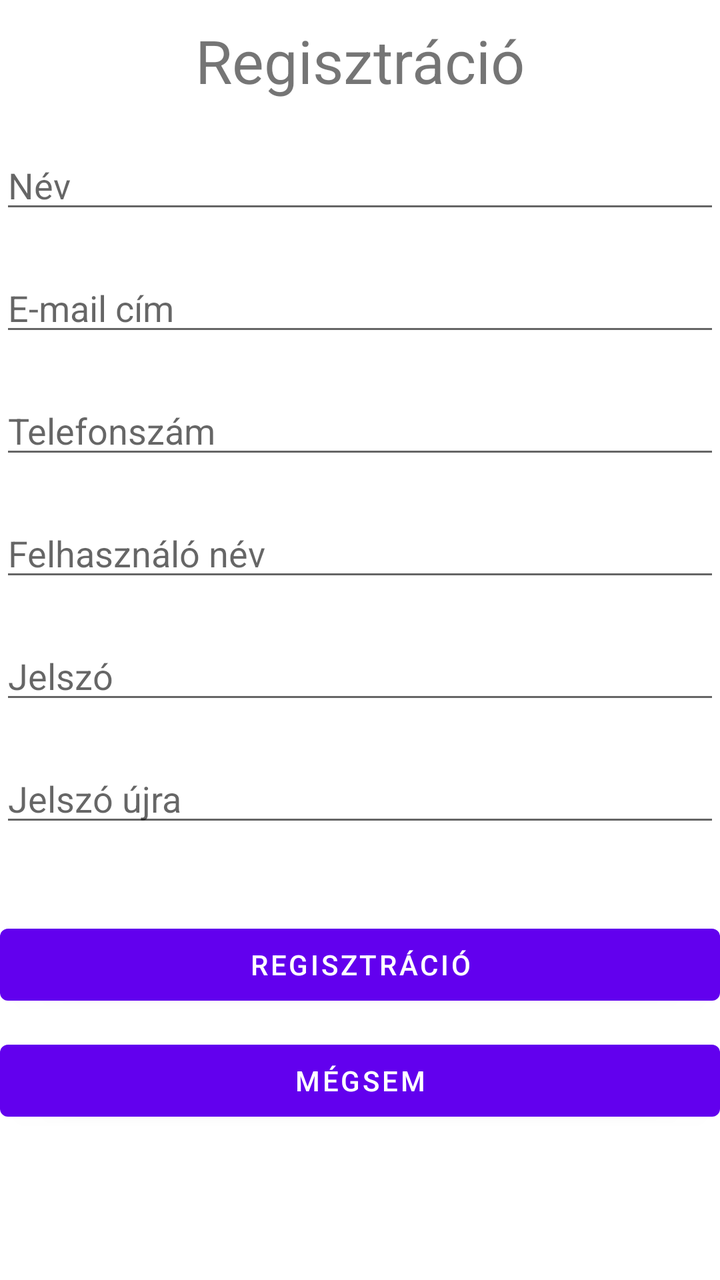
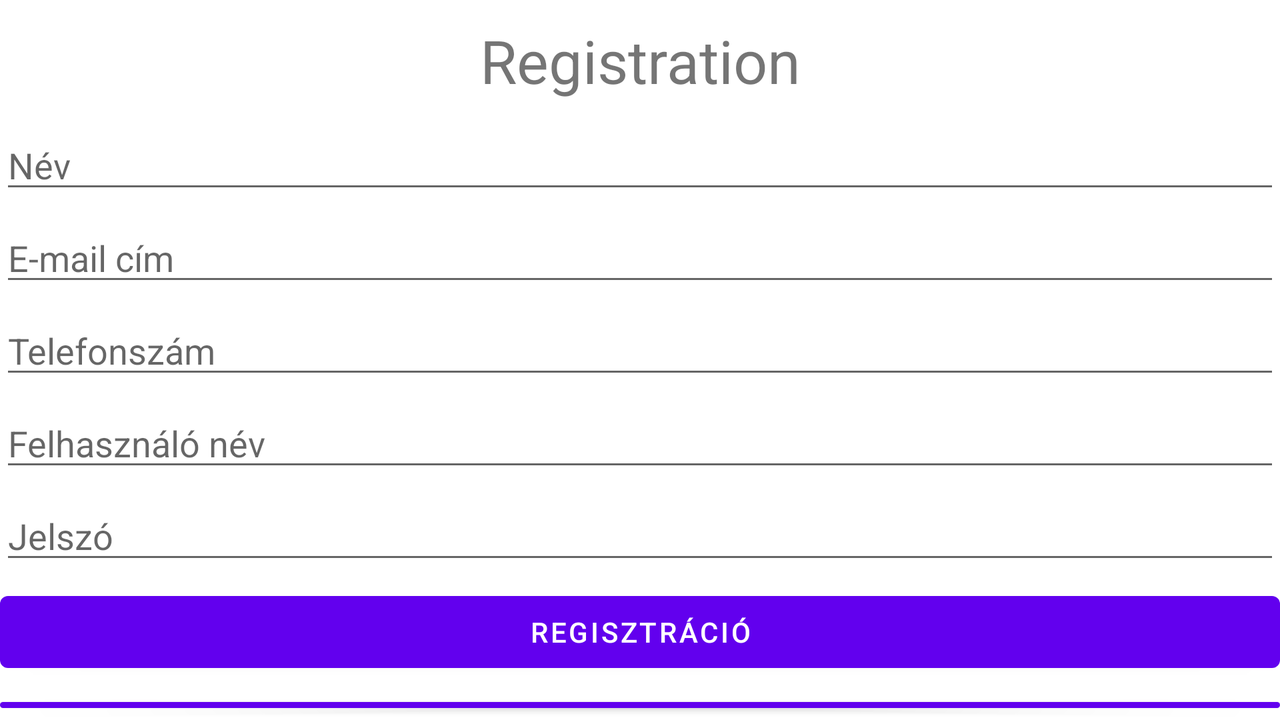

The same Android screen from two of the app's own layout files: first res/layout/ as a phone draws it, then the repository's variant for another configuration, drawn on a device whose configuration selects that folder. Both files follow.
<!-- AndroidManifest.xml: application theme Theme.MyApplication -->
<!-- res/layout/activity_register.xml -->
<?xml version="1.0" encoding="utf-8"?>
<LinearLayout xmlns:android="http://schemas.android.com/apk/res/android"
    xmlns:app="http://schemas.android.com/apk/res-auto"
    android:layout_width="match_parent"
    android:layout_height="match_parent"
    xmlns:tools="http://schemas.android.com/tools"
    android:background="@drawable/gelbg"
    android:orientation="vertical">

    <TextView
        android:id="@+id/registration"
        android:layout_width="match_parent"
        android:layout_height="wrap_content"
        android:layout_marginTop="10dp"
        android:text="Regisztráció"
        android:textAlignment="center"
        android:textSize="30dp" />

    <EditText
        android:id="@+id/editTextNameRegister"
        android:layout_width="match_parent"
        android:layout_height="wrap_content"
        android:ems="10"
        android:layout_marginTop="20dp"
        android:hint="@string/name"
        android:inputType="text"
        tools:layout_editor_absoluteX="16dp" />

    <EditText
        android:id="@+id/editTextEmailAddress"
        android:layout_width="match_parent"
        android:layout_height="wrap_content"
        android:ems="10"
        android:layout_marginTop="20dp"
        android:hint="@string/e_mail_address"
        android:inputType="textEmailAddress"
        tools:layout_editor_absoluteX="16dp" />

    <EditText
        android:id="@+id/editTextPhoneNumber"
        android:layout_width="match_parent"
        android:layout_height="wrap_content"
        android:ems="10"
        android:layout_marginTop="20dp"
        android:hint="@string/phone_number"
        android:inputType="phone"
        tools:layout_editor_absoluteX="16dp" />

    <EditText
        android:id="@+id/editUserNameRegister"
        android:layout_width="match_parent"
        android:layout_height="wrap_content"
        android:ems="10"
        android:layout_marginTop="20dp"
        android:hint="@string/user_name"
        android:inputType="text"
        tools:layout_editor_absoluteX="16dp" />

    <EditText
        android:id="@+id/editTextPasswordRegister"
        android:layout_width="match_parent"
        android:layout_height="wrap_content"
        android:ems="10"
        android:layout_marginTop="20dp"
        android:hint="@string/password"
        android:inputType="textPassword"
        tools:layout_editor_absoluteX="16dp" />
    <EditText
        android:id="@+id/editTextPasswordRepeat"
        android:layout_width="match_parent"
        android:layout_height="wrap_content"
        android:ems="10"
        android:layout_marginTop="20dp"
        android:hint="@string/password_again"
        android:inputType="textPassword"
        tools:layout_editor_absoluteX="16dp" />

    <Button
        android:id="@+id/Register"
        android:layout_width="match_parent"
        android:layout_height="wrap_content"
        android:onClick="Registration"
        android:layout_marginTop="40dp"
        android:text="@string/register" />

    <Button
        android:id="@+id/Cancel"
        android:layout_width="match_parent"
        android:layout_height="wrap_content"
        android:onClick="Cancel"
        android:layout_marginTop="10dp"
        android:text="@string/cancel" />


</LinearLayout>
<!-- resources referenced by this layout -->
<resources>
  <string name="cancel">Mégsem</string>
  <string name="e_mail_address">E-mail cím</string>
  <string name="name">Név</string>
  <string name="password">Jelszó</string>
  <string name="password_again">Jelszó újra</string>
  <string name="phone_number">Telefonszám</string>
  <string name="register">Regisztráció</string>
  <string name="user_name">Felhasználó név</string>
  <style name="Theme.MyApplication" parent="Theme.MaterialComponents.DayNight.DarkActionBar">
          
          <item name="colorPrimary">@color/purple_500</item>
          <item name="colorPrimaryVariant">@color/purple_700</item>
          <item name="colorOnPrimary">@color/white</item>
          
          <item name="colorSecondary">@color/teal_200</item>
          <item name="colorSecondaryVariant">@color/teal_700</item>
          <item name="colorOnSecondary">@color/black</item>
          
          <item name="android:statusBarColor" tools:targetApi="l">?attr/colorPrimaryVariant</item>
          
          <item name="android:windowActivityTransitions">true</item>
          <item name="android:windowEnterTransition">@transition/transition_activities</item>
          <item name="android:windowExitTransition">@transition/transition_activities</item>
      </style>
  <color name="purple_500">#FF6200EE</color>
  <color name="purple_700">#FF3700B3</color>
  <color name="white">#FFFFFFFF</color>
  <color name="teal_200">#FF03DAC5</color>
  <color name="teal_700">#FF018786</color>
  <color name="black">#FF000000</color>
</resources>
<!-- res/layout-land/activity_register.xml (the repository's variant of the layout above) -->
<!-- drawn on the phone turned sideways -->
<?xml version="1.0" encoding="utf-8"?>
<LinearLayout xmlns:android="http://schemas.android.com/apk/res/android"
    xmlns:app="http://schemas.android.com/apk/res-auto"
    android:layout_width="match_parent"
    android:layout_height="match_parent"
    xmlns:tools="http://schemas.android.com/tools"
    android:background="@drawable/vertical"
    android:orientation="vertical">

    <TextView
        android:id="@+id/registration"
        android:layout_width="match_parent"
        android:layout_height="wrap_content"
        android:layout_marginTop="10dp"
        android:text="Registration"
        android:textAlignment="center"
        android:textSize="30dp" />

    <EditText
        android:id="@+id/editTextNameRegister"
        android:layout_width="match_parent"
        android:layout_height="wrap_content"
        android:ems="10"
        android:layout_marginTop="10dp"
        android:hint="@string/name"
        android:inputType="text"
        tools:layout_editor_absoluteX="16dp" />

    <EditText
        android:id="@+id/editTextEmailAddress"
        android:layout_width="match_parent"
        android:layout_height="wrap_content"
        android:ems="10"
        android:layout_marginTop="5dp"
        android:hint="@string/e_mail_address"
        android:inputType="textEmailAddress"
        tools:layout_editor_absoluteX="16dp" />

    <EditText
        android:id="@+id/editTextPhoneNumber"
        android:layout_width="match_parent"
        android:layout_height="wrap_content"
        android:ems="10"
        android:layout_marginTop="5dp"
        android:hint="@string/phone_number"
        android:inputType="phone"
        tools:layout_editor_absoluteX="16dp" />

    <EditText
        android:id="@+id/editUserNameRegister"
        android:layout_width="match_parent"
        android:layout_height="wrap_content"
        android:ems="10"
        android:layout_marginTop="5dp"
        android:hint="@string/user_name"
        android:inputType="text"
        tools:layout_editor_absoluteX="16dp" />

    <EditText
        android:id="@+id/editTextPasswordRegister"
        android:layout_width="match_parent"
        android:layout_height="wrap_content"
        android:ems="10"
        android:layout_marginTop="5dp"
        android:hint="@string/password"
        android:inputType="textPassword"
        tools:layout_editor_absoluteX="16dp" />

    <Button
        android:id="@+id/Register"
        android:layout_width="match_parent"
        android:layout_height="wrap_content"
        android:onClick="Registration"

        android:layout_marginTop="5dp"
        android:text="@string/register" />

    <Button
        android:id="@+id/Cancel"
        android:layout_width="match_parent"
        android:layout_height="wrap_content"
        android:onClick="Cancel"
        android:layout_marginTop="5dp"
        android:text="@string/cancel" />




</LinearLayout>
<!-- resources referenced by the variant -->
<!-- as the phone turned sideways resolves them -->
<resources>
  <string name="cancel">Mégsem</string>
  <string name="e_mail_address">E-mail cím</string>
  <string name="name">Név</string>
  <string name="password">Jelszó</string>
  <string name="phone_number">Telefonszám</string>
  <string name="register">Regisztráció</string>
  <string name="user_name">Felhasználó név</string>
  <style name="Theme.MyApplication" parent="Theme.MaterialComponents.DayNight.DarkActionBar">
          
          <item name="colorPrimary">@color/purple_500</item>
          <item name="colorPrimaryVariant">@color/purple_700</item>
          <item name="colorOnPrimary">@color/white</item>
          
          <item name="colorSecondary">@color/teal_200</item>
          <item name="colorSecondaryVariant">@color/teal_700</item>
          <item name="colorOnSecondary">@color/black</item>
          
          <item name="android:statusBarColor" tools:targetApi="l">?attr/colorPrimaryVariant</item>
          
          <item name="android:windowActivityTransitions">true</item>
          <item name="android:windowEnterTransition">@transition/transition_activities</item>
          <item name="android:windowExitTransition">@transition/transition_activities</item>
      </style>
  <color name="purple_500">#FF6200EE</color>
  <color name="purple_700">#FF3700B3</color>
  <color name="white">#FFFFFFFF</color>
  <color name="teal_200">#FF03DAC5</color>
  <color name="teal_700">#FF018786</color>
  <color name="black">#FF000000</color>
</resources>
